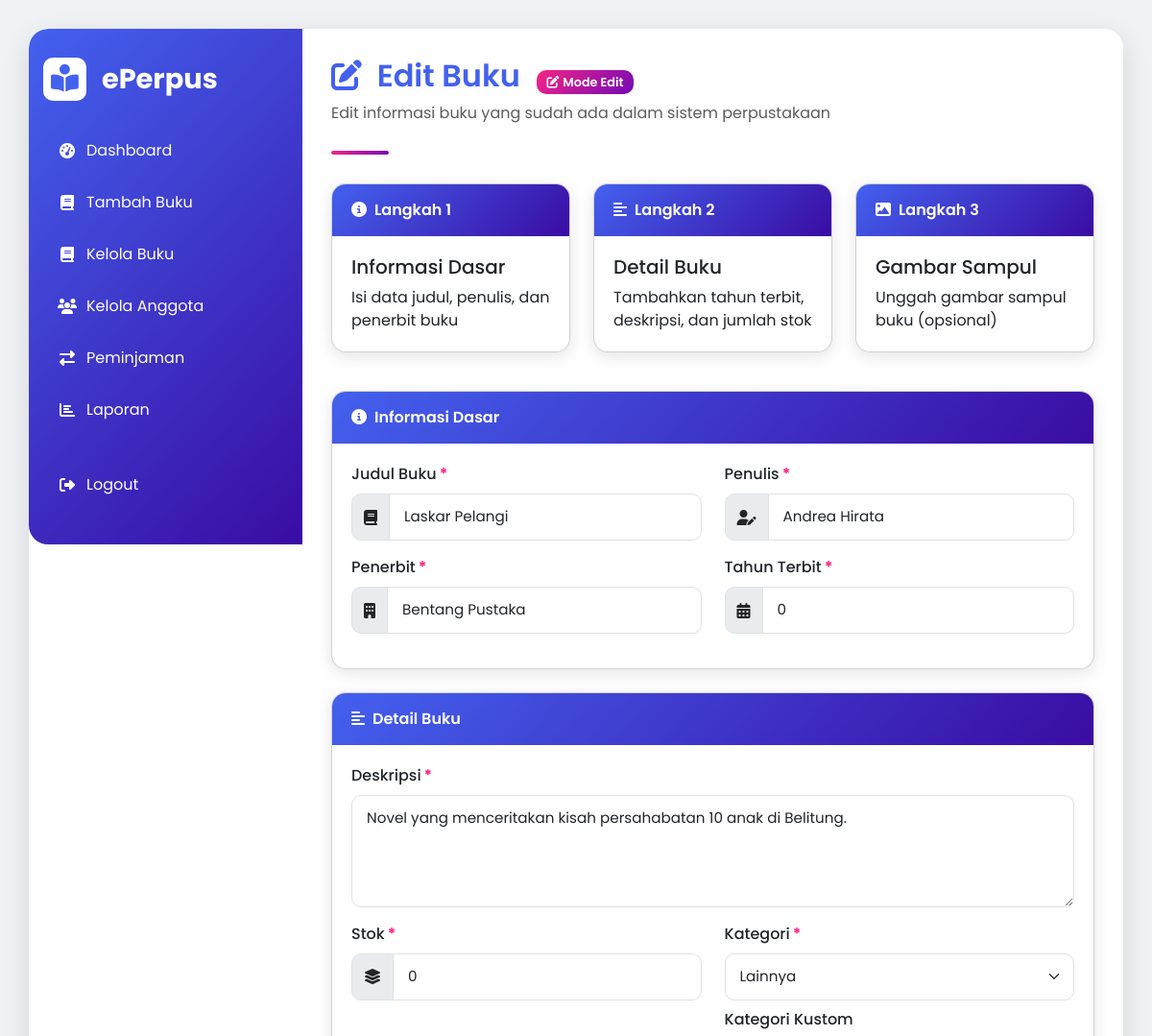
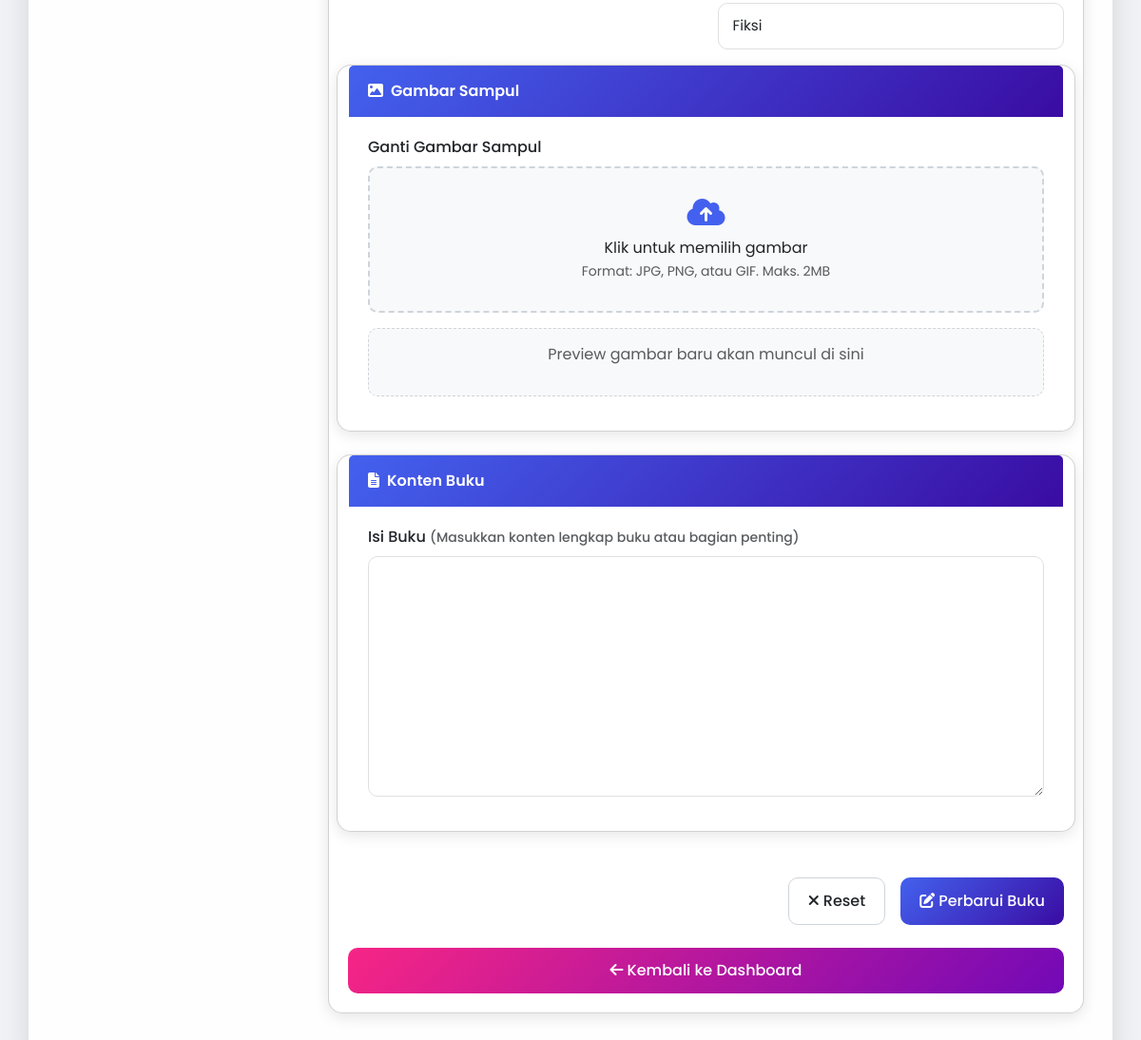
Page /manage_books.php?id=1 (signed in) on the committed database (2 pictures, top to bottom).
### tables this page shows
CREATE TABLE `books` (
  `id` int NOT NULL,
  `title` varchar(255) NOT NULL,
  `author` varchar(100) NOT NULL,
  `publisher` varchar(100) NOT NULL,
  `year_published` year DEFAULT NULL,
  `isbn` varchar(20) DEFAULT NULL,
  `category` varchar(50) NOT NULL,
  `description` text,
  `stock` int NOT NULL DEFAULT '0',
  `cover` varchar(255) DEFAULT NULL,
  `created_at` timestamp NULL DEFAULT CURRENT_TIMESTAMP,
  `updated_at` timestamp NULL DEFAULT CURRENT_TIMESTAMP ON UPDATE CURRENT_TIMESTAMP,
  `language` varchar(50) DEFAULT 'Indonesia',
  `page_count` int DEFAULT NULL,
  `availability_status` varchar(20) DEFAULT NULL,
  `location` varchar(100) DEFAULT NULL COMMENT 'Physical location in library',
  `popularity_score` int DEFAULT '0',
  `age_rating` enum('children','young_adult','adult','all_ages') DEFAULT 'all_ages',
  `year` int NOT NULL,
  `file_path` varchar(255) DEFAULT NULL,
  `content` text,
  `cover_image` varchar(255) DEFAULT NULL
);

### manage_books.php (the view, shortened to what this page needs)
<?php
require_once 'config.php';
$title = '';
$author = '';
$publisher = '';
$year = '';
$description = '';
$stock = '';
$category = '';
$book_content = '';
$page_title = 'Tambah Buku Baru';
$submit_button_text = 'Simpan Buku';
$is_edit_mode = false;
if (isset($_GET['id']) && !empty($_GET['id'])) {
    $book_id = intval($_GET['id']);
    $is_edit_mode = true;
    $page_title = 'Edit Buku';
    $submit_button_text = 'Perbarui Buku';
    $query = "SELECT * FROM books WHERE id = $book_id";
    $result = mysqli_query($conn, $query);
    if (mysqli_num_rows($result) > 0) {
        $book_data = mysqli_fetch_assoc($result);
        $title = $book_data['title'];
        $author = $book_data['author'];
        $publisher = $book_data['publisher'];
        $year = $book_data['year'];
        $description = $book_data['description'];
        $stock = $book_data['stock'];
        $category = $book_data['category'];
        $book_content = $book_data['content'];
    } else {
        $_SESSION['error_message'] = "Buku tidak ditemukan!";
        header("Location: dashboard.php");
        exit();
    }
}
?>
<!DOCTYPE html>
<html lang="id">
<head>
    <link href="https://cdn.jsdelivr.net/npm/bootstrap@5.3.0/dist/css/bootstrap.min.css" rel="stylesheet">
    <link rel="stylesheet" href="https://cdnjs.cloudflare.com/ajax/libs/font-awesome/6.4.0/css/all.min.css">
    <link rel="stylesheet" href="manage_books.css?v=<?php echo time(); ?>">
</head>
<body>
    <div class="container">
        <div class="row main-container">
            <div class="col-lg-3 sidebar d-none d-lg-block">
                <div class="sidebar-content">
                    <div class="site-title">
                        <i class="fas fa-book-reader"></i> ePerpus
                    </div>
                    <ul class="nav flex-column">
                        <li class="nav-item">
                            <a class="nav-link" href="dashboard.php">
                                <i class="fas fa-tachometer-alt"></i> Dashboard
                            </a>
                        </li>
                        <li class="nav-item">
                            <a class="nav-link active" href="manage_books.php">
                                <i class="fas fa-book"></i> Tambah Buku
                            </a>
                        </li>
                        <li class="nav-item">
                            <a class="nav-link active" href="kelola_buku.php">
                                <i class="fas fa-book"></i> Kelola Buku
                            </a>
                        </li>
                        <li class="nav-item">
                            <a class="nav-link" href="manage_member.php">
                                <i class="fas fa-users"></i> Kelola Anggota
                            </a>
                        </li>
                        <li class="nav-item">
                            <a class="nav-link" href="#">
                                <i class="fas fa-exchange-alt"></i> Peminjaman
                            </a>
                        </li>
                        <li class="nav-item">
                            <a class="nav-link" href="#">
                                <i class="fas fa-chart-bar"></i> Laporan
                            </a>
                        </li>
                        <li class="nav-item mt-4">
                            <a class="nav-link" href="logout.php">
                                <i class="fas fa-sign-out-alt"></i> Logout
                            </a>
                        </li>
                    </ul>
                </div>
            </div>
            <div class="col-lg-9 form-container animate-fadeIn">
                <div class="header">
                    <h2>
                        <i class="fas <?php echo $is_edit_mode ? 'fa-edit' : 'fa-plus-circle'; ?> me-2"></i>
                        <?php echo $page_title; ?>
                        <?php if ($is_edit_mode): ?>
                            <span class="edit-mode-badge"><i class="fas fa-edit me-1"></i>Mode Edit</span>
                        <?php endif; ?>
                    </h2>
                    <p class="text-muted">
                        <?php echo $is_edit_mode ? 'Edit informasi buku yang sudah ada dalam sistem perpustakaan' : 'Lengkapi semua informasi untuk menambahkan buku ke dalam sistem perpustakaan'; ?>
                    </p>
                </div>
                <div class="row mb-4">
                    <div class="col-md-4 mb-3">
                        <div class="card">
                            <div class="card-header">
                                <i class="fas fa-info-circle me-2"></i>Langkah 1
                            </div>
                            <div class="card-body">
                                <h5 class="card-title">Informasi Dasar</h5>
                                <p class="card-text">Isi data judul, penulis, dan penerbit buku</p>
                            </div>
                        </div>
                    </div>
                    <div class="col-md-4 mb-3">
                        <div class="card">
                            <div class="card-header">
                                <i class="fas fa-align-left me-2"></i>Langkah 2
                            </div>
                            <div class="card-body">
                                <h5 class="card-title">Detail Buku</h5>
                                <p class="card-text">Tambahkan tahun terbit, deskripsi, dan jumlah stok</p>
                            </div>
                        </div>
                    </div>
                    <div class="col-md-4 mb-3">
                        <div class="card">
                            <div class="card-header">
                                <i class="fas fa-image me-2"></i>Langkah 3
                            </div>
                            <div class="card-body">
                                <h5 class="card-title">Gambar Sampul</h5>
                                <p class="card-text">Unggah gambar sampul buku (opsional)</p>
                            </div>
                        </div>
                    </div>
                </div>
                <form method="POST" enctype="multipart/form-data" id="bookForm">
                    <div class="card mb-4">
                        <div class="card-header">
                            <i class="fas fa-info-circle me-2"></i>Informasi Dasar
                        </div>
                        <div class="card-body">
                            <div class="row">
                                <div class="col-md-6 mb-3">
                                    <label for="title" class="form-label">Judul Buku<span class="required-asterisk">*</span></label>
                                    <div class="input-group">
                                        <span class="input-group-text"><i class="fas fa-book"></i></span>
                                        <input type="text" class="form-control" id="title" name="title" value="<?php echo htmlspecialchars($title); ?>" required>
                                    </div>
                                </div>
                                <div class="col-md-6 mb-3">
                                    <label for="author" class="form-label">Penulis<span class="required-asterisk">*</span></label>
                                    <div class="input-group">
                                        <span class="input-group-text"><i class="fas fa-user-edit"></i></span>
                                        <input type="text" class="form-control" id="author" name="author" value="<?php echo htmlspecialchars($author); ?>" required>
                                    </div>
                                </div>
                            </div>
                            <div class="row">
                                <div class="col-md-6 mb-3">
                                    <label for="publisher" class="form-label">Penerbit<span class="required-asterisk">*</span></label>
                                    <div class="input-group">
                                        <span class="input-group-text"><i class="fas fa-building"></i></span>
                                        <input type="text" class="form-control" id="publisher" name="publisher" value="<?php echo htmlspecialchars($publisher); ?>" required>
                                    </div>
                                </div>
                                <div class="col-md-6 mb-3">
                                    <label for="year" class="form-label">Tahun Terbit<span class="required-asterisk">*</span></label>
                                    <div class="input-group">
                                        <span class="input-group-text"><i class="fas fa-calendar-alt"></i></span>
                                        <input type="number" class="form-control" id="year" name="year" min="1800" max="<?php echo date('Y'); ?>" value="<?php echo $year; ?>" required>
                                    </div>
                                </div>
                            </div>
                        </div>
                    </div>
                    <div class="card mb-4">
                        <div class="card-header">
                            <i class="fas fa-align-left me-2"></i>Detail Buku
                        </div>
                        <div class="card-body">
                            <div class="mb-3">
                                <label for="description" class="form-label">Deskripsi<span class="required-asterisk">*</span></label>
                                <textarea class="form-control" id="description" name="description" rows="4" required><?php echo htmlspecialchars($description); ?></textarea>
                            </div>
                            <div class="row">
                                <div class="col-md-6 mb-3">
                                    <label for="stock" class="form-label">Stok<span class="required-asterisk">*</span></label>
                                    <div class="input-group">
                                        <span class="input-group-text"><i class="fas fa-layer-group"></i></span>
                                        <input type="number" class="form-control" id="stock" name="stock" min="0" value="<?php echo $stock; ?>" required>
                                    </div>
                                </div>
                                <div class="col-md-6 mb-3">
                                <label for="category" class="form-label">Kategori<span class="required-asterisk">*</span></label>
                                <select class="form-select" id="category" name="category" onchange="toggleCustomCategory()">
                                    <option value="lainnya" <?php echo ($category == 'lainnya' || (!in_array($category, ['fiksi', 'non-fiksi', 'pendidikan', 'teknologi', 'sains', 'sejarah', '']))) ? 'selected' : ''; ?>>Lainnya</option>
                                </select>
                                <div id="customCategoryContainer" class="mt-2" style="display: <?php echo ($category == 'lainnya' || (!in_array($category, ['fiksi', 'non-fiksi', 'pendidikan', 'teknologi', 'sains', 'sejarah', 'lainnya', '']))) ? 'block' : 'none'; ?>">
                                    <label for="customCategory" class="form-label">Kategori Kustom</label>
                                    <input type="text" class="form-control" id="customCategory"
                                        value="<?php echo (!in_array($category, ['fiksi', 'non-fiksi', 'pendidikan', 'teknologi', 'sains', 'sejarah', 'lainnya', ''])) ? htmlspecialchars($category) : ''; ?>"
                                        placeholder="Masukkan kategori kustom">
                                </div>
                            </div>
                    <div class="card mb-4">
                        <div class="card-header">
                            <i class="fas fa-image me-2"></i>Gambar Sampul
                        </div>
                        <div class="card-body">
                            <div class="mb-3">
                                <label for="cover" class="form-label"><?php echo $is_edit_mode ? 'Ganti Gambar Sampul' : 'Unggah Gambar Sampul'; ?></label>
                                <label for="cover" class="custom-file-upload">
                                    <i class="fas fa-cloud-upload-alt d-block"></i>
                                    <span>Klik untuk memilih gambar</span><br>
                                    <small class="text-muted">Format: JPG, PNG, atau GIF. Maks. 2MB</small>
                                </label>
                                <div class="preview-box mt-3">
                                    <p id="noPreview" class="text-muted">Preview gambar baru akan muncul di sini</p>
                                </div>
                            </div>
                        </div>
                    </div>
                    <div class="card mb-4">
                    <div class="card-header">
                        <i class="fas fa-file-alt me-2"></i>Konten Buku
                    </div>
                    <div class="card-body">
                        <div class="mb-3">
                            <label for="book_content" class="form-label">Isi Buku <small class="text-muted">(Masukkan konten lengkap buku atau bagian penting)</small></label>
                            <textarea class="form-control" id="book_content" name="book_content" rows="10"><?php echo htmlspecialchars($book_content); ?></textarea>
                        </div>
                    </div>
                </div>
                    <div class="d-grid gap-2 d-md-flex justify-content-md-end mt-4">
                        <button type="button" class="btn btn-outline-secondary me-md-2" onclick="resetForm()">
                            <i class="fas fa-times me-1"></i>Reset
                        </button>
                        <button type="submit" class="btn btn-primary">
                            <i class="fas <?php echo $is_edit_mode ? 'fa-edit' : 'fa-save'; ?> me-1"></i><?php echo $submit_button_text; ?>
                        </button>
                    </div>
                </form>
                <div class="d-grid gap-2 mt-4">
                    <a href="dashboard.php" class="btn btn-secondary back-btn">
                        <i class="fas fa-arrow-left me-1"></i>Kembali ke Dashboard
                    </a>
                </div>
            </div>
        </div>
    </div>
</body>
</html>

### rows in the picture
books: title "Laskar Pelangi", author "Andrea Hirata", publisher "Bentang Pustaka", year "0", description "Novel yang menceritakan kisah persahabatan 10 anak di Belitung.", stock "0", category "Lainnya", category "Fiksi"

### other values in the picture
$page_title "Edit Buku"
$submit_button_text "Perbarui Buku"
